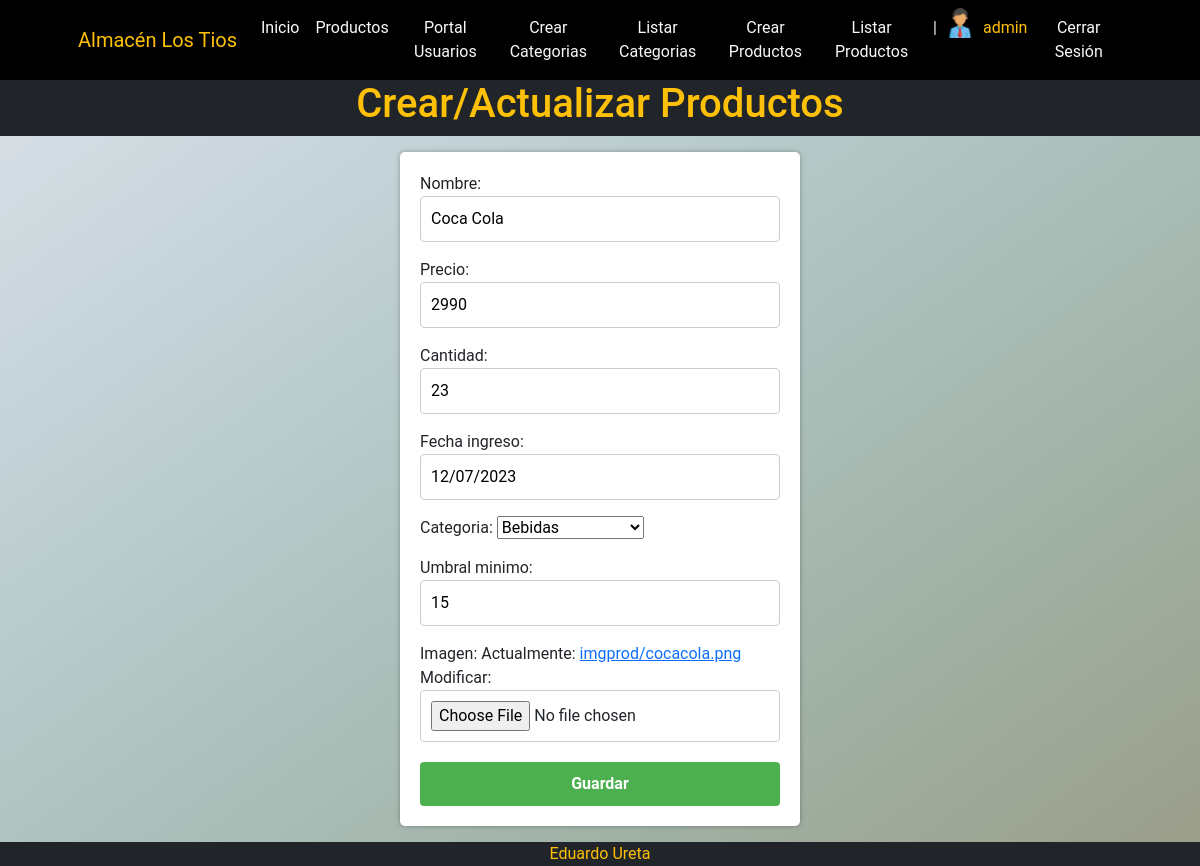
Page /productos/productos/update/2 (signed in) on the earlier database version.
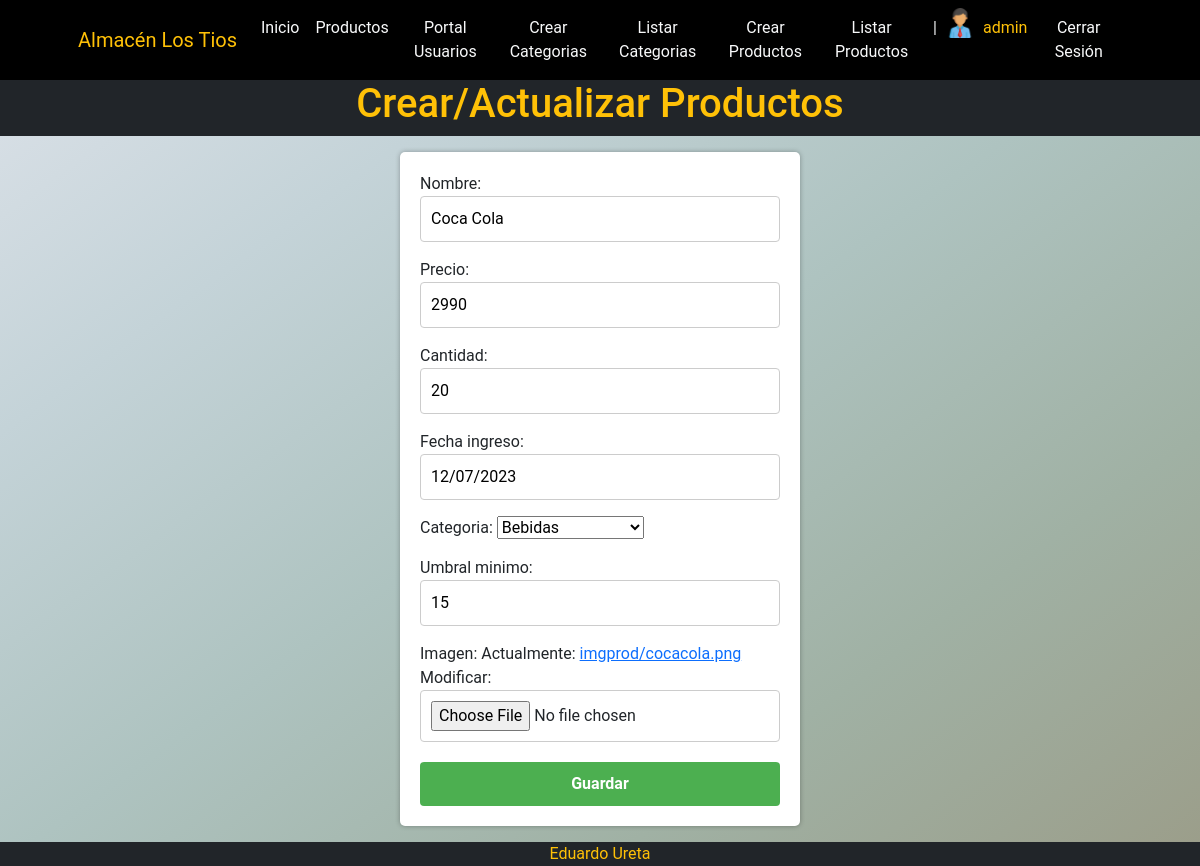
Same page on the later database version.
### apps/productos/models.py (models this page shows, shortened)
class Productos(models.Model):
    nombre = models.CharField(max_length=50, null=False)
    precio = models.PositiveIntegerField(null=False)
    cantidad = models.PositiveIntegerField(null=False)
    fecha_ingreso = models.DateField(default=timezone.now, null=False)
    categoria = models.ForeignKey(Categoria, on_delete=models.PROTECT)
    umbral_minimo = models.PositiveIntegerField(null=True, blank=False)
    imagen = models.ImageField(upload_to="imgprod",blank=False, null=True)

class Categoria (models.Model):
    nombre = models.CharField(max_length=20, null=False)
    descripcion = models.CharField(max_length=20, null=True)
    imagen = models.ImageField(upload_to="imgprod",blank=False, null=True)
    def __str__(self):
        return self.nombre

### apps/productos/views.py (the view)
# urls.py: path('productos/update/<int:pk>', views.ProductosUpdate.as_view(), name='productos_update'),
class ProductosUpdate(UpdateView):
    model = models.Productos
    form_class = ProductosForm
    success_url = reverse_lazy("productos:productos_list")

### apps/productos/forms.py
class ProductosForm(forms.ModelForm):
    class Meta:
        model = models.Productos
        fields = ["nombre", "precio", "cantidad", "fecha_ingreso", "categoria", "umbral_minimo", "imagen"]

### apps/carrito/context_processor.py (called while the page is built)
def total_carrito(request):
    total = 0
    if "carrito" in request.session:
        for key, value in request.session["carrito"].items():
            total += int(value.get("acumulado", 0))  # Manejo de valores faltantes
    return {"total_boleta": total}

### apps/productos/templates/productos/productos_form.html (shortened to what this page needs)
{% extends 'productos/index.html' %}
{% block TITULO %}
    <h1>Crear/Actualizar Productos</h1>
{% endblock TITULO %}
{% block BODY %}
    <div class="formulario">
        <form method="post" enctype="multipart/form-data">
            <div class="form-group">
                {{form.as_p}}
            </div>
            <button type="submit" class="btn btn-outline-primary ">Guardar</button>
        </form>
    </div>
{% endblock BODY %}

Differences in the rows shown:
changed Productos "Bebidas": cantidad "23" → "20"
